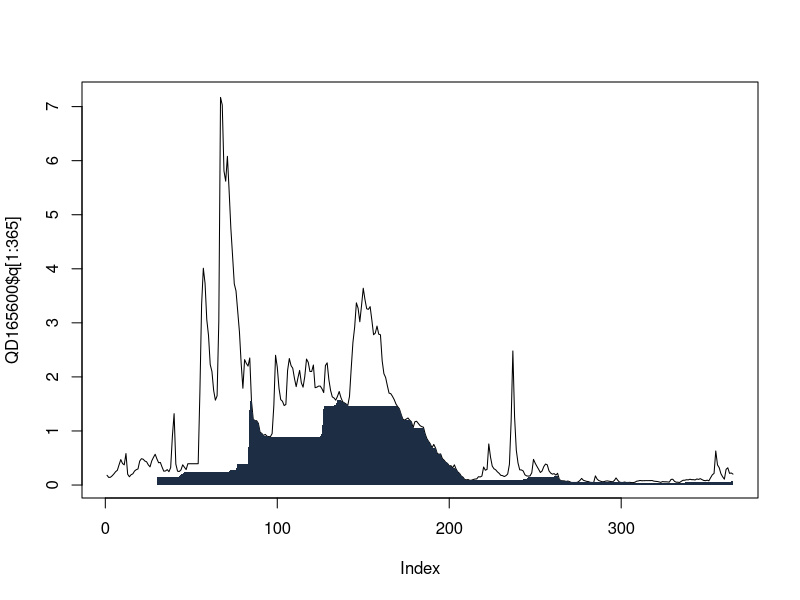
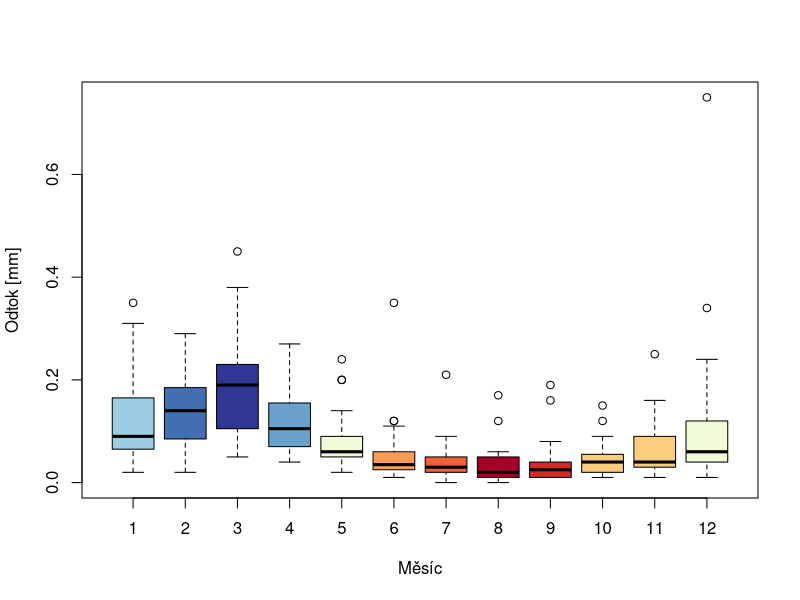
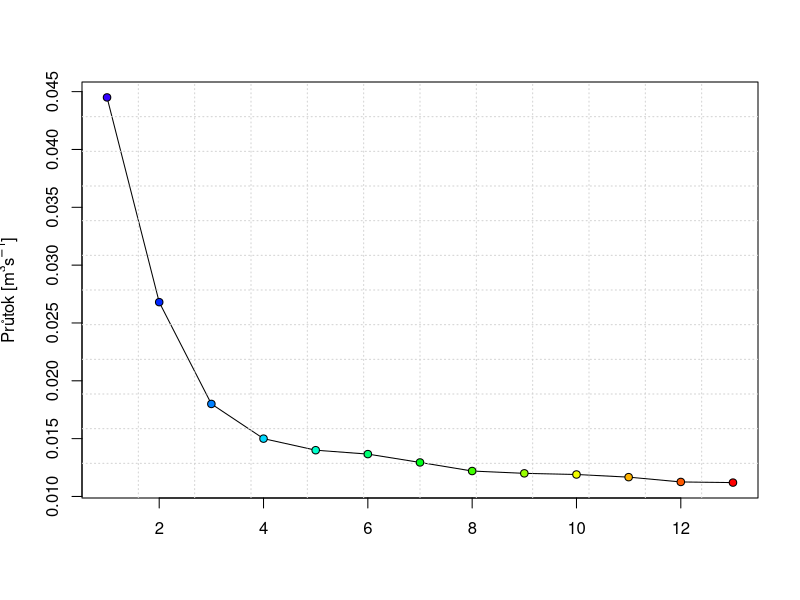

The R script that drew these images, in order:
## ---- chunk 1
QD165600 <- read.csv("data/QD_165600/QD_165600_Data.csv", header = FALSE)
names(QD165600) <- c("id", "var", "year", "month", "day" ,"q")
head(QD165600, 5)
## ---- chunk 2
klouzave_minimum <- function(x) {
  res <- numeric(length(x) - 30 + 1)
  for(i in 1:(length(x) - 30 + 1)) {
    res[i] <- min(x[i:(i + 30 - 1)])
  }
  return(res)
}
## ---- chunk 3
x_vals <- 30:365
# Calculate the moving minima (assuming klouzave_minimum works similarly to your custom function)
y_vals <- klouzave_minimum(QD165600$q[1:365])
plot(QD165600$q[1:365], type = "l")
# points(QD165600$q[1:365], pch = 21)
polygon(x = c(x_vals, rev(x_vals)),             # x coordinates go forward and then backward
  y = c(y_vals, rep(0, length(y_vals))), col = "#1D2D44", border = NA)

## ---- chunk 4
q_m <- aggregate(q ~ year + month, data = QD165600, FUN = sum) #<1>
q_yr <- aggregate(q ~ year, data = q_m, FUN = sum) #<1>
parde <- merge(q_m, q_yr, by = "year", suffixes = c("_month", "_year")) #<2>
parde$parde <- round(parde$q_month / parde$q_year, 2) #<2>


medians <- tapply(parde$parde, parde$month, median) #<3>
barvy <- colorRampPalette(colors = RColorBrewer::brewer.pal(11, "RdYlBu")) #<3>    
color_palette <- barvy(12)      #<3>    
ordered_colors <- color_palette[rank(medians)]    #<3> 

boxplot(parde ~ month, #<4>
        data = parde,  #<4>
        border = "black",  #<4>
        col = ordered_colors, #<4>
        ylab = "Odtok [mm]",  #<4>
        xlab = "Měsíc") #<4>
## ---- chunk 5
M <- c(seq(from = 30, to = 330, by = 30), 355, 364)
Mdenni <- quantile(x = QD165600$q, probs = 1/(M-1))

plot(Mdenni, 
     type = "n", 
     xlab = "", 
     ylab = expression(paste("Průtok [", m^3*s^-1, "]")))
lines(Mdenni)
grid(nx = 12, equilogs = FALSE)
points(Mdenni, pch = 21, bg = rev(rainbow(13, end = 0.7)))

